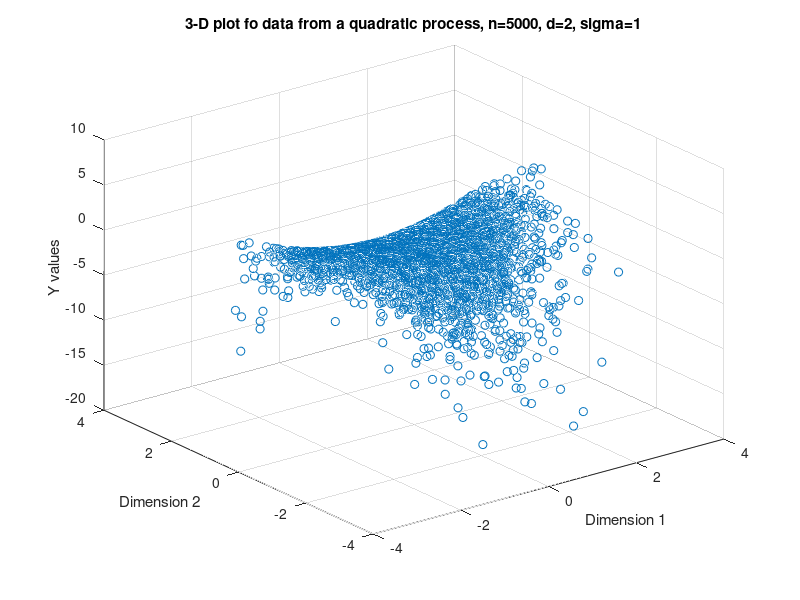

This chart was generated by the following MATLAB code: (Note: this script raises an error after producing the figure.)
%% Question 2
clear all;
close all;
%% Part A
% Generate 1000 points from a 2-D quadratic gaussian process with quadratic kernel
rng(119)
d = 2;
m = 5000;
x = mvnrnd(zeros(m,d), eye(d,d)); 
r = zeros(m,d,d);
z = zeros(m,d^2);
sigma_a = 1;
for i = 1:m
    r(i,:,:) = x(i,:)'*x(i,:);
    z(i,:) = reshape(r(i,:,:),[d^2,1]);
end

w = randn(d^2,1);
e = mvnrnd(zeros(m,1), sigma_a);

ya = (z*w);

figure(1);
plot3(x(:,1),x(:,2),ya,'o')
title('3-D plot fo data from a quadratic process, n=5000, d=2, sigma=1');
xlabel('Dimension 1')
ylabel('Dimension 2')
zlabel('Y values')
grid on;


%% PART B
d = 20;
m = 500;
xb = mvnrnd(zeros(m,d), eye(d,d)); 
rb = zeros(m,d,d);
zb = zeros(m,d^2);
sigma_b = 5;
lambda_b = sigma_b^2;
split_b = 0.25;

for i = 1:m
    rb(i,:,:) = xb(i,:)'*xb(i,:);
    zb(i,:) = reshape(rb(i,:,:),[d^2,1]);
end
wb = randn(d^2,1);
eb = mvnrnd(zeros(m,1), sigma_b^2);

yb = (zb*wb)+eb;

xbtrain = xb(1:split_b*m,:);
ybtrain = yb([1:split_b*m],:);
xbtest = xb(1+split_b*m:end,:);
ybtest = yb(1+split_b*m:end,:);


% Run Ridge Regression with correct lambda and report test error

[alpha_b weights_b] = Kernel_RR('quadratic',xbtrain,ybtrain,lambda_b,1); 

for i = 1:size(xbtest,1);
    yhat_b(i,1) = 0;
    for j = 1:size(xbtrain,1);
        yhat_b(i,1) = yhat_b(i,1) + alpha_b(j)*quadratic_kernel(xbtest(i,:),xbtrain(j,:));
    end
end
mse_b_test = MSE(ybtest,yhat_b)

%% PART C

loop=100;
MSE100=zeros(loop,1);
selectAlphaC=zeros(loop,1);
d = 20;
m = 500;
sigma_c = 5;
splitc1 = 0.25;
splitc2 = 0.4;
splitc3 = 1;
lambda_c = (sigma_c^2)*logspace(-4,4,33)';
minMSEvalid = zeros(loop,1);
pos = zeros(loop,1);
wc = randn(d^2,1);

for j = 1:loop
    % produce the data   
    xc = mvnrnd(zeros(m,d), eye(d,d)); 
    rc = zeros(m,d,d);
    zc = zeros(m,d^2);
    for i = 1:m
        rc(i,:,:) = xc(i,:)'*xc(i,:);
        zc(i,:) = reshape(rc(i,:,:),[d^2,1]);
    end
    
    ec = mvnrnd(zeros(m,1), sigma_c^2);
    yc = (zc*wc)+ec;
    % split to train, validation and test set
    xctrain = xc(1:splitc1*m,:);
    yctrain = yc([1:splitc1*m],:);
    xcvalid = xc(1+splitc1*m:splitc2*m,:);
    ycvalid = yc([1+splitc1*m:splitc2*m],:); 
    xctest = xc(1+splitc2*m:end,:);
    yctest = yc(1+splitc2*m:end,:);
    
    % run KRR for the various lambda values
    yc_hat_valid = zeros(size(ycvalid));
    mse_c_valid = size(lambda_c,1);
    for l = 1:size(lambda_c,1)
        
        [alpha_c weights_c] = Kernel_RR('quadratic',xctrain,yctrain,lambda_c(l),1); 
        
        for ll = 1:size(xcvalid,1);
            yc_hat_valid(ll,1) = 0;
            for lll = 1:size(xctrain,1);
                yc_hat_valid(ll,1) = yc_hat_valid(ll,1) + alpha_c(lll)*quadratic_kernel(xcvalid(ll,:),xctrain(lll,:));
            end
        end

        mse_c_valid(l) = MSE(ycvalid,yc_hat_valid);
    end
    
    [minMSEvalid(j) pos(j)]=min(mse_c_valid);
    
    % re-run KRR with the selected lambda value and predict on the test set
    
    [alpha_c weights_c] = Kernel_RR('quadratic',xctrain,yctrain,lambda_c(pos(j)),1);
    
    for ll = 1:size(xctest,1);
        yc_hat_test(ll,1) = 0;
        for lll = 1:size(xctrain,1);
            yc_hat_test(ll,1) = yc_hat_test(ll,1) + alpha_c(lll)*quadratic_kernel(xctest(ll,:),xctrain(lll,:));
        end
    end
       
    MSE100(j) = MSE(yctest,yc_hat_test);
    
    selectAlphaC(j,1) = lambda_c(pos(j),1);
    disp(j)
end

meanMSE100 = mean(MSE100);
meanselectAlphaC100 = mean(selectAlphaC);

figure(2);
plot(MSE100);
title('Least Mean Square Test Error for the 100 trials');
xlabel('Trial number');
ylabel('Calculated MSE with (best) selected lambda');

figure(3);
hist(pos,20);
title('Frequency histogram of the index of the selected lambda value during the 100-cycle validation');
xlabel('Index value (bin 17 corresponds to the theoretical values)');
ylabel('Number of occurances');

figure(4);
plot(yctest,'g');
hold on;
plot(yc_hat_test,'r');
hold off;
title('True v.s. predicted y values for a typical data-set');
xlabel('Index of data point');
ylabel('Y value');
legend('show');
legend('Ytrue','Ypredicted')
legend('Location','southwest')
